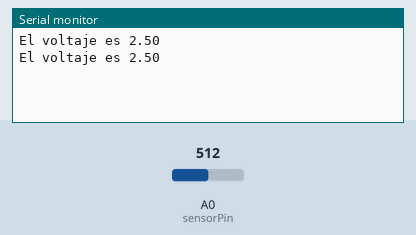
Recording of a sketch running on a simulated Arduino Uno, built with avr-gcc and run on an emulated ATmega328P. On the bench: the last lines printed to the serial monitor. Inputs (shaded band) come from the test bench; at power-on: A0 (sensorPin) = 512.

Above: at 1.8 s.
1.9 s: A0 (sensorPin) set to 716
At 2.8 s:
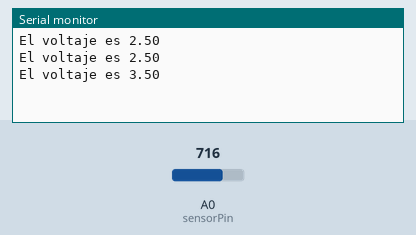
3.4 s: A0 (sensorPin) set to 900
At 4.6 s:
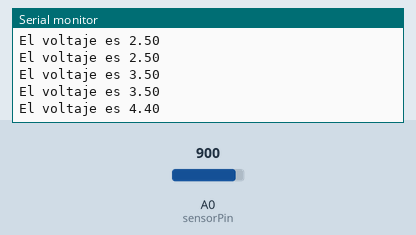
Timing chart, 0 to 6.4 s (numbered marks = the images above; inputs shaded):
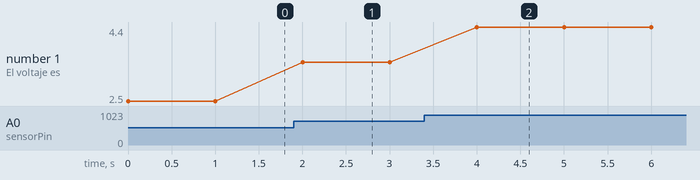

Measured:
- after the input at 1.9 s, the serial monitor: prints a new line after 0.10 s (image 1)
- after the input at 3.4 s, the serial monitor: prints a new line after 0.60 s (image 2)
- plotted number 1: 2.5 → 3.5 after the input at 1.9 s, 3.5 → 4.4 after the input at 3.4 s

The sketch:

Medidor_de_volatje.ino
```cpp
/*
 * Tutorial 5: Building Voltage Meter/Medidor de Voltaje
 *
 * Se utiliza los pines analógicos en el UNO R3 PLUS como un medidor de voltaje. Se muestra la salida de tensión en el monitor serial.
 */

//Se selecciona el pin de entrada analogica
int sensorPin = A0;
//Se declara una variable para almacenar el valor proveniente del sensor
int sensorValue = 0;
//Se declara una variable para almacenar el voltaje proveniente del sensor
float sensorVoltage = 0;

void setup() {
  //Configuracion del puerto serial para la salida
  Serial.begin(9600);
}

void loop() {
  //Se lee el valor que proviene del pin analogico de la entrada
  //un valor de 1023 = 5V, un valor de 0 = 0V
  int sensorValue = analogRead(sensorPin);

  //Se convierte el valor del sensor a voltaje
  float sensorVoltage = sensorValue*(5.0/1023.0);

  //Se imprime el valor del sensor
  Serial.print("El voltaje es ");
  Serial.println(sensorVoltage);

  //Espera de 1 segundo
  delay(1000);
}
```
